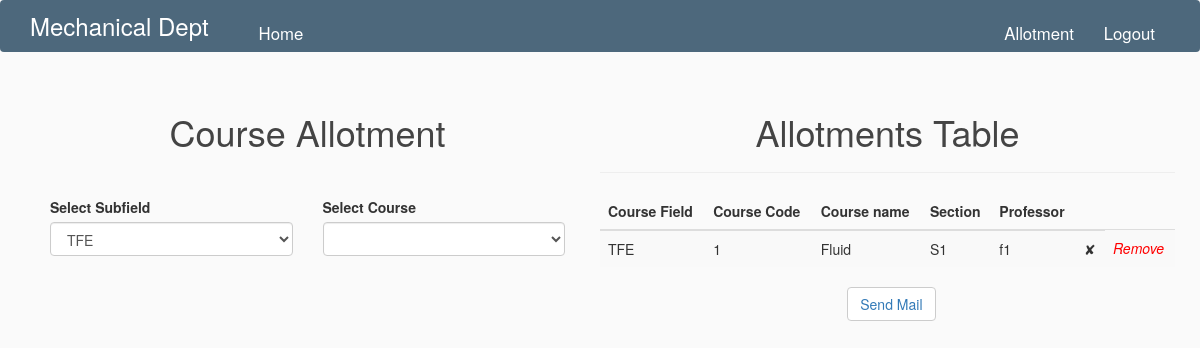
Page /allotment (signed in) on the committed database.
### flaskblog/models.py (models this page shows, shortened)
class Course_Faculty(db.Model):
    id = db.Column('id', db.Integer, primary_key=True)
    course_id = db.Column(db.Integer, db.ForeignKey('course.id'))
    faculty_id = db.Column(db.Integer, db.ForeignKey('faculty.id'))
    section = db.Column(db.Enum(Section), default = Section.no_section,nullable = False)
    course = db.relationship(Course, backref=backref("course_faculty"))
    faculty = db.relationship(Faculty, backref=backref("course_faculty"))

class Course(db.Model):
    id = db.Column(db.Integer, primary_key=True)
    code = db.Column(db.String(10), nullable=True)
    name = db.Column(db.String(60), nullable=True)
    field = db.Column(db.Enum(SubField), default=SubField.TFE, nullable=False)
    instructors = association_proxy('course_faculty', 'faculty')
    tas = association_proxy('course_ta', 'ta')

class Faculty(db.Model):
    id = db.Column(db.Integer, primary_key = True)
    name = db.Column(db.String(60),nullable = True)
    email = db.Column(db.String(30),unique=True, nullable=False)
    field = db.Column(db.Enum(SubField), default = SubField.TFE,nullable = False)
    courses = association_proxy('course_faculty','course')
    mail_confirmation = db.Column(db.Boolean, default=False)

### flaskblog/routes.py (the view)
@app.route("/allotment", methods=['GET', 'POST'])
@login_required
def allotment():
    fields = [field.value for field in SubField]
    courses = Course.query.all()
    course_facultys = Course_Faculty.query.all()
    return render_template('allotment.html', title='Allotment',
                            courses=courses, fields=fields, course_facultys=course_facultys)

### flaskblog/models.py (called while the page is built)
@login_manager.user_loader
def load_user(user_id):
    return User.query.get(int(user_id))

### flaskblog/templates/allotment.html (shortened to what this page needs)
{%extends "layout.html" %}
{% block content %}
    <div class="split1 left">
        <h1 style="text-align:center; margin-bottom: 45px;">Course Allotment</h1>
        <div class="row" >
            <div class="col-md-6">
                <label>Select Subfield</label>
                <select name="subfield" data-live-search="true" id="subfield" class="form-control" title="Select Subfield">
                    {% for field in fields %}
                    <option value="{{field}}">{{field}}</option>
                    {% endfor %}
                </select>
            </div>
            <div class="col-md-6">
                <label>Select Course</label>
                <select name="course" data-live-search="true" id="course" class="form-control" title="Select Course">
                </select>
            </div>
        </div>
        <div>
            <br>
            <p id="alloted_sections"> <label > </label></p>
        </div>
    </div>
    <div class="split2 right">
        <h1 style="text-align:center;">Allotments Table</h1>
        <hr style="width:100%;text-align:left;">
            <table class="table table-striped sortable">
                <thead>
                    <tr>
                        <th>Course Field</th>
                        <th>Course Code</th>
                        <th>Course name</th>
                        <th>Section</th>
                        <th>Professor</th>
                        <th></th>
                    </tr>
                </thead>
                <tbody>
                    {% for course_faculty in course_facultys %}
                    <tr>
                        <td>{{ course_faculty.course.field.value }}</td>
                        <td>{{ course_faculty.course_id }}</td>
                        <td>{{ course_faculty.course.name }}</td>
                        <td>{{ course_faculty.section.value }}</td>
                        <td>{{ course_faculty.faculty.name }}</td>
                        <td>
                            {% if course_faculty.faculty.mail_confirmation %}
                                <a onclick="return confirm('Do you want to reset ?');"
                                href="{{ url_for('delete_entry', id=course_faculty.faculty.id, action=0) }}"title="Remove">
                                    <span>&#10003;</span>
                                </a>
                            {% else %}
                                <span>&#10008;</span>
                            {% endif %}
                        </td>
                        <td>
                            <a onclick="return confirm('Do you want to remove allotment for {{ course_faculty.faculty.name }}?');"
                                href="{{ url_for('delete_entry', id=course_faculty.id, action=1) }}"title="Remove">
                                <i class="material-icons" style="color:red;">Remove</i>
                            </a>
                        </td>
                    </tr>
                    {% endfor %}
                </tbody>
            </table>
        {% if course_facultys %}
            <button class="btn btn-default" type="submit" style="margin-left: 43%;">
                <a href="{{ url_for('send_multiple_mail') }}"
                   onclick="return confirm('Do you want to send mails to all the professors?');">
                    Send Mail
                </a>
            </button>
        {% endif %}
    </div>
{% endblock content %}

### flaskblog/static/main.css (style rules this page uses)
body { background: #fafafa; color: #333333; }
h1, h2, h3, h4, h5, h6 { color: #444444; }
.split1 { height: 100%; width: 45%; position: fixed; z-index: 1; top: 5; overflow-x: hidden; padding-top: 20px; padding-right: 25px; padding-bottom: 75px; }
.split2 { height: 100%; width: 50%; position: fixed; z-index: 1; top: 5; overflow-x: hidden; padding-top: 20px; padding-right: 25px; padding-bottom: 75px; }
.left { left: 50px; }
.right { right: 0; }

### rows in the picture
Course_Faculty: course.field.value "TFE", course_id "1", course.name "Fluid", section.value "S1", faculty.name "f1"

### other values in the picture
form field subfield "TFE"
